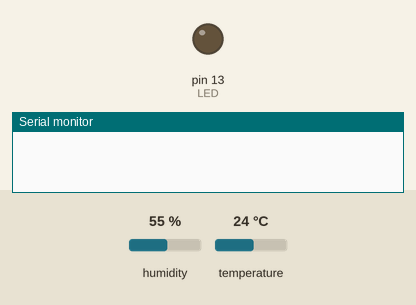
Recording of a sketch running on a simulated Arduino Uno, built with avr-gcc and run on an emulated ATmega328P. On the bench: output pins drawn as LEDs (lit = HIGH), the last lines printed to the serial monitor. The inputs (shaded band) are chosen by the test bench; at power-on: humidity 55 %, temperature 24 °C.

Above: at 10.0 s.
At 30.0 s:
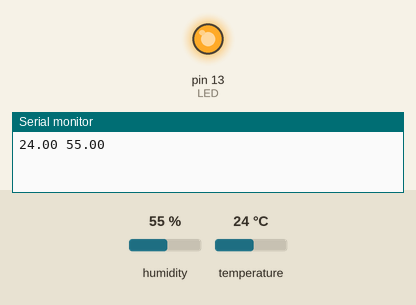
Timing chart, 0 to 52.0 s (numbered marks = the images above):
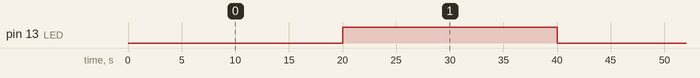

Measured:
- by itself, pin 13 (LED): alternates HIGH for 20.0 s and LOW for 20.0 s

The sketch:

DHT22_send_to_rpi.ino
```cpp
#include "DHT.h"

#define DHTPIN 2     // what pin we're connected to
#define DHTTYPE DHT22   // DHT 22  (AM2302)
#define LED 13

int maxHum = 60;
int maxTemp = 40;

DHT dht(DHTPIN, DHTTYPE);

void setup() {
  pinMode(LED, OUTPUT);
  Serial.begin(9600);
  dht.begin();
}

void loop() {
  // Wait a few seconds between measurements.
  delay(20000);

  // Reading temperature or humidity takes about 250 milliseconds!
  // Sensor readings may also be up to 2 seconds 'old' (its a very slow sensor)
  float h = dht.readHumidity();
  // Read temperature as Celsius
  float t = dht.readTemperature();

  // Check if any reads failed and exit early (to try again).
  if (isnan(h) || isnan(t)) {
    Serial.println("Failed to read from DHT sensor!");
    return;
  }
  Serial.print(t);
  Serial.print(' ');
  Serial.println(h);
  digitalWrite(LED,digitalRead(LED)^1);

}
```
